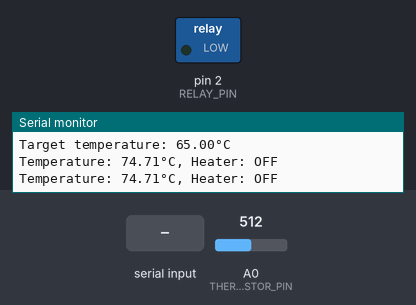
Recording of a sketch running on a simulated Arduino Uno, built with avr-gcc and run on an emulated ATmega328P. On the bench: switched loads named in the sketch (green lamp = pin HIGH), the last lines printed to the serial monitor. Inputs (shaded band) come from the test bench; at power-on: A0 (THERMISTOR_PIN) = 512.

Above: at 1.2 s.
1.3 s: A0 (THERMISTOR_PIN) set to 615
3.2 s: A0 (THERMISTOR_PIN) set to 643
At 4.6 s:
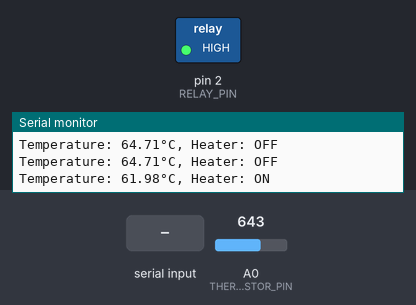
5.5 s: "SET_TEMP \n" received over Serial
At 6.3 s:
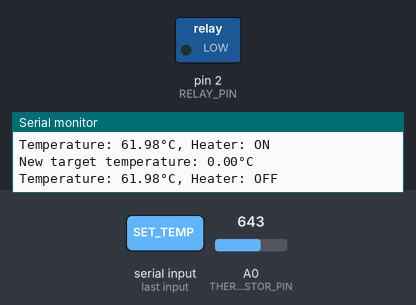
7.5 s: "SET_TEMP 90\n" received over Serial
At 9.2 s:
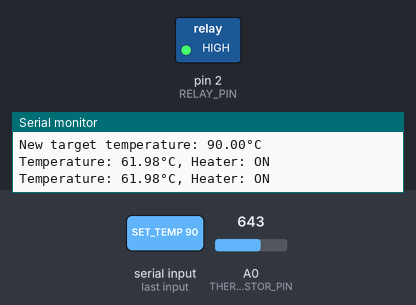
9.5 s: "SET_TEMP ,45\n" received over Serial
At 11.0 s:
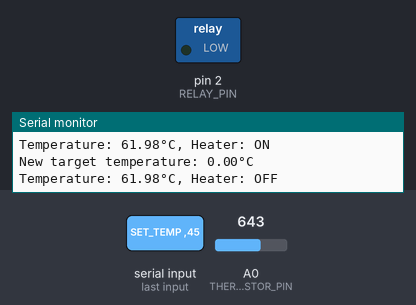
Timing chart, 0 to 12.5 s (numbered marks = the images above; inputs shaded):
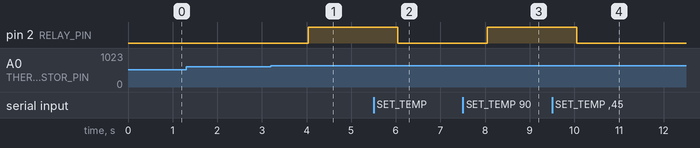

The sketch:

SwarmAM_Hotbed_Serial_Control.ino
```cpp
const int THERMISTOR_PIN = A0;
const int RELAY_PIN = 2;

const float BETA = 4800;
const float T0 = 298.15;
const float R0 = 100000;
const float R_DIVIDER = 10000;

float TARGET_TEMP = 65.0;
const float TEMP_TOLERANCE = 2.0;

void setup() {
  Serial.begin(9600);
  pinMode(THERMISTOR_PIN, INPUT);
  pinMode(RELAY_PIN, OUTPUT);
  digitalWrite(RELAY_PIN, LOW);

  Serial.println("Heating pad control started");
  Serial.print("Target temperature: ");
  Serial.print(TARGET_TEMP);
  Serial.println("°C");
}

void loop() {
  if (Serial.available()) {
    String command = Serial.readStringUntil('\n');
    if (command.startsWith("SET_TEMP ")) {
      TARGET_TEMP = command.substring(9).toFloat();
      Serial.print("New target temperature: ");
      Serial.print(TARGET_TEMP);
      Serial.println("°C");
    }
  }

  int Vo = analogRead(THERMISTOR_PIN);
  float resistance = R_DIVIDER / ((1023.0/Vo) - 1.0);
  float temperature = (BETA * T0) / (BETA + (T0 * log(resistance/R0))) - 273.15;

  if (temperature < (TARGET_TEMP - TEMP_TOLERANCE)) {
    digitalWrite(RELAY_PIN, HIGH);
  } else if (temperature > (TARGET_TEMP + TEMP_TOLERANCE)) {
    digitalWrite(RELAY_PIN, LOW);
  }

  Serial.print("Temperature: ");
  Serial.print(temperature);
  Serial.print("°C, Heater: ");
  Serial.println(digitalRead(RELAY_PIN) ? "ON" : "OFF");

  delay(1000);
}
```

Measured:
- the behaviour switches between 632 and 633 on A0 (THERMISTOR_PIN) (found by bisection; images 0 and 1)
- after the input at 3.2 s, pin 2 (RELAY_PIN): LOW → HIGH after 0.84 s
- after the input at 5.5 s, pin 2 (RELAY_PIN): HIGH → LOW after 0.54 s
- after the input at 7.5 s, pin 2 (RELAY_PIN): LOW → HIGH after 0.54 s
- after the input at 9.5 s, pin 2 (RELAY_PIN): HIGH → LOW after 0.55 s
